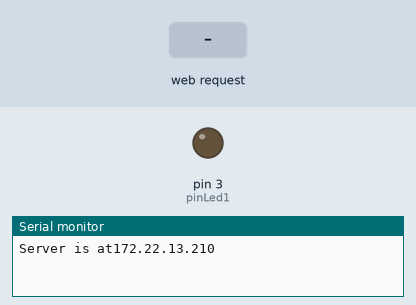
This sketch was run on a simulated Arduino Uno, built for the host (arithmetic inside an expression is 32-bit, double 64-bit). Parts: output pins drawn as LEDs (lit = HIGH), the last lines printed to the serial monitor. The inputs (shaded band) are chosen by the test bench. WiFi joins after 1.5 s; servers stay silent unless stated.

Above: at 1.2 s.
1.3 s: HTTP request GET /ledon received
At 2.3 s:
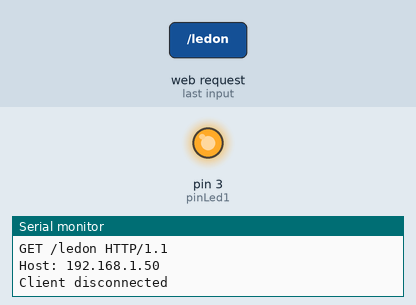
2.8 s: HTTP request GET /ledof received
At 3.4 s:
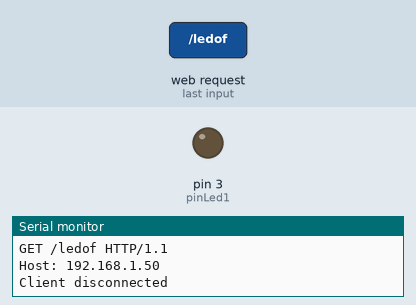
Timing chart, 0 to 5.8 s (numbered marks = the images above; inputs shaded):
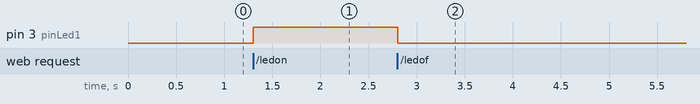

Measured:
- after the input at 1.3 s, pin 3 (pinLed1): LOW → HIGH at once
- after the input at 2.8 s, pin 3 (pinLed1): HIGH → LOW at once

The sketch:

Acender_led_com_botao.ino
```cpp
#include <SPI.h>
#include <Ethernet.h>

//endereçamento mac
byte mac[] = {0xDe, 0xAD, 0xBE, 0xEF, 0xFE, 0xED};

//endereçamento ip
IPAddress ip (172, 22, 13, 210);

//inicia o servidor na porta 80
EthernetServer server(80);

//pino digital output (saida)
int pinLed1 = 3;
int led = 0;
//Mensagem mostrado no browser
String msg = "LED DESLIGADO";

void setup() {
  // put your setup code here, to run once:
  Serial.begin(9600);
  while (!Serial){
    ;
  }
  //pinLed1 definido como saída
  pinMode(pinLed1, OUTPUT);

  //pinLed1 inicia desligado
  digitalWrite(pinLed1, LOW);

  //inicia a conexão com o endereçamento mac e ip
  Ethernet.begin(mac, ip);

  //inicia o servidor
  server.begin();
  Serial.print("Server is at");

  //Printa o ip no monitor serial
  Serial.println(Ethernet.localIP());
}

void loop() {
  // put your main code here, to run repeatedly:
  //Cliente disponivel
  EthernetClient client = server.available();
  if(client){//Se client for verdadeiro
    Serial.println("New client");

    boolean currentLineIsBlank = true;

    String DatEth;

    while(client.connected()){
      if(client.available()){

        char c = client.read();
        Serial.write(c);

        DatEth.concat(c);
        if(DatEth.endsWith("/ledon")){
          led = 1;
          msg = "LED LIGADO";
        }
        if(DatEth.endsWith("/ledof")){
          led = 0;
          msg = "LED DESLIGADO";
        }
        if(c == '\n' && currentLineIsBlank){
          /*************************CODIGO HTML****************************/
          client.println("<!DOCTYPE html>");
          client.println("<html lang=\"pt-br\">");
          client.println("<head>");
          client.println("<title>Projeo led</title>");
          client.println("<meta http-equiv=\"refresh\" content= \"2\" charset=\"UTF-8\">");
          client.println("<style>*{text-align: center;}</style>");
          client.println("</head>");
          client.println("<body style=\"background-color: #DDD;\">");
          client.println("<br>");
          client.println("<form align=\"center\">");
          client.println("<label style=\"font-size: 18pt;\">"+msg+"</label>");
          client.println("<br>");
          client.println("<br>");
          client.println("<button type=\"submit\" formaction=\"ledon\" style=\"margin-right: 50px; padding: 10px;\">Ligar</button>");
          client.println("<button type=\"submit\" formaction=\"ledof\" style=\"padding: 10px;\">Desligar</button>");
          client.println("</form>");
          client.println("<br>");
          client.println("</body>");
          client.println("</html>");
          /*************************CODIGO HTML****************************/

          /***************LED*************/
          if(led == 1){ digitalWrite(pinLed1, HIGH);} //liga o led se o valor for 1
          if(led == 0){ digitalWrite(pinLed1, LOW);} //desliga o led se o valor for 0
          break;
        }

        if(c == '\n'){
          currentLineIsBlank = true;
        }
        else if(c != '\r'){
          currentLineIsBlank = false;
        }
      }
    }
    delay(1);

    client.stop();
    Serial.println("Client disconnected");
  }
}
```
